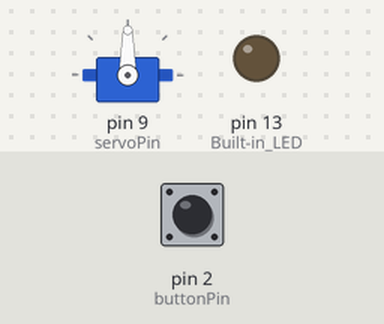
This sketch was run on a simulated Arduino Uno, built with avr-gcc and run on an emulated ATmega328P. Parts: servo, output pins drawn as LEDs (lit = HIGH). The test bench sets the inputs (shaded band); at power-on: pin 2 (buttonPin) HIGH. What the sketch prints to the serial monitor is not drawn.

Above: at 1.2 s.
1.3 s: pin 2 (buttonPin) pulled LOW for 0.15 s
At 1.7 s:
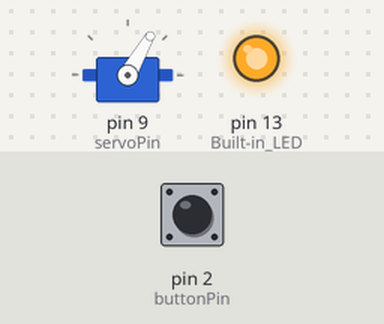
2.9 s: pin 2 (buttonPin) pulled LOW for 1 s
At 4.1 s:
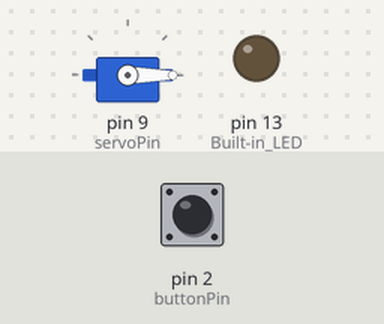
5.4 s: pin 2 (buttonPin) pulled LOW for 3.2 s
At 6.0 s:
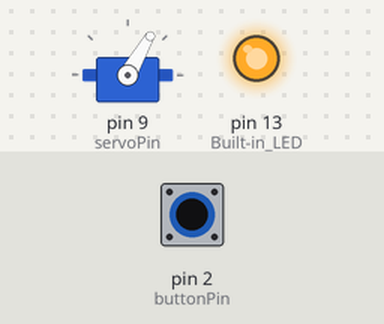
Timing chart, 0 to 8.4 s (numbered marks = the images above; inputs shaded):
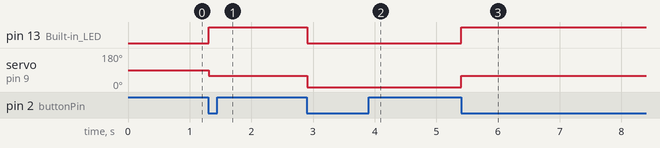

The sketch:

Gripper_Skeleton.ino
```cpp
// When the button is clicked the gripper will change from Open->closed or closed->open

#include <Servo.h>  //add '<' and '>' before and after servo.h

// Creates our servo object
Servo myServo;

// constants won't change. They're used here to set pin numbers:
const int buttonPin = 2;// CHANGE THIS TO THE PIN YOU CONNECT THE BUTTON TO
const int servoPin = 9;// CHANGE THIS TO THE PIN YOU PUT THE PWM (orange) TO

// variables will change:
int clampButtonState = 0;         // variable for reading the pushbutton status
int clampOpenClose = 0;
int past = 1; // to prevent open and closing when button held down.

void setup()
{
  Serial.begin(9600);      // starts serial monitor
  myServo.attach(servoPin);

  pinMode(buttonPin, INPUT_PULLUP); // make buttonPin a receiving pin, default is HIGH
  pinMode(LED_BUILTIN, OUTPUT); //Built-in LED, to tell us the state of the clamp

}

void loop()
{
  // read the state of the pushbutton value:
  clampButtonState = digitalRead(buttonPin);
  Serial.println(clampButtonState); // displays the servo value
  // check if the pushbutton is pressed. If it is, the buttonState is HIGH:
  if (clampButtonState == LOW) {
    if (past == 1) {
      // turn LED on:
      if (clampOpenClose == 0) {
        digitalWrite(LED_BUILTIN, HIGH);
        myServo.write(60);
             // Make your servo turn to Open Position
        clampOpenClose = 1;
      } else {
        digitalWrite(LED_BUILTIN, LOW);
        myServo.write(0);
             // Make your servo turn to Closed Position
        clampOpenClose = 0;
      }
      past = 0;
    }

  } else {
    past = 1;
  }
}
```

Measured:
- after the input at 1.3 s, pin 13 (Built-in_LED): LOW → HIGH at once; servo on pin 9 (servoPin): 90° → 60° at once
- after the input at 2.9 s, pin 13 (Built-in_LED): HIGH → LOW at once; servo on pin 9 (servoPin): 60° → 0° at once
- after the input at 5.4 s, pin 13 (Built-in_LED): LOW → HIGH at once; servo on pin 9 (servoPin): 0° → 60° at once
